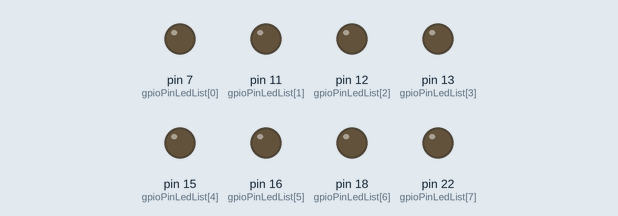
A program run on a simulated Raspberry Pi (header pin numbers). Shown: output pins drawn as LEDs (lit = HIGH). Files the program writes start out absent.

Above: at 0.02 s.
At 0.37 s:
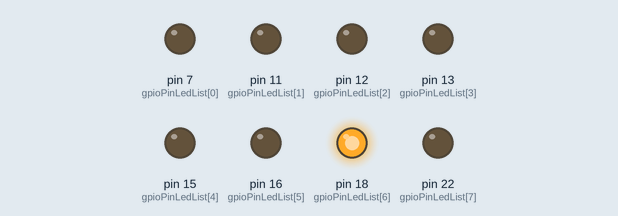
At 0.77 s:
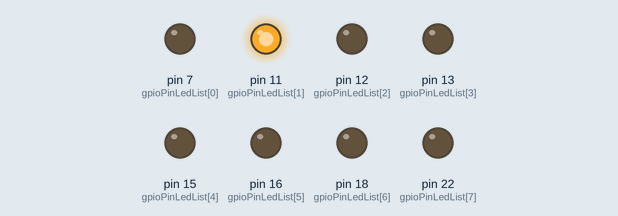
At 1.65 s:
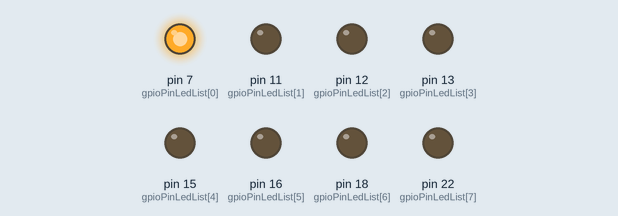
At 2.22 s:
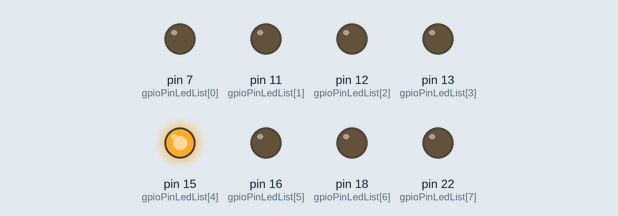
At 2.85 s:
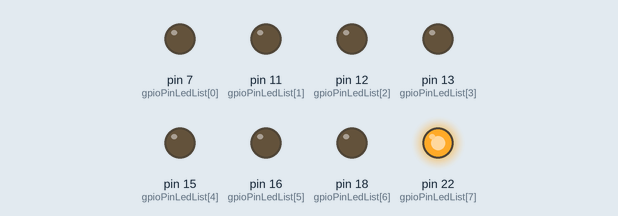
Timing chart, 0 to 3.1 s (numbered marks = the images above):
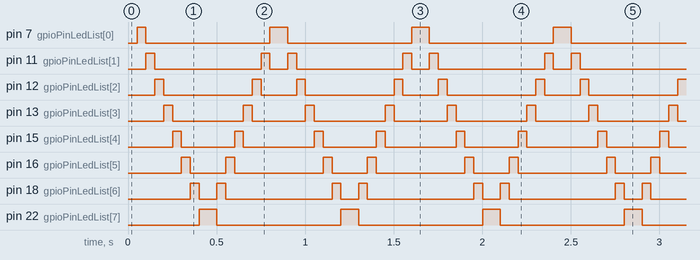

The program:

main.py
```python
#!/usr/bin/python
import RPi.GPIO as GPIO
import time
import array
import os
import signal

### Functions definition

# Called on process interruption. Set all pins to "Input" default mode.
def endProcess(signalnum = None, handler = None):
    GPIO.cleanup()
    exit(0)

# Put pins to out mode, and switch off LED.
def switchOffLeds():
    for gpioPinLed in gpioPinLedList:
        GPIO.setup(gpioPinLed, GPIO.OUT)
        GPIO.output(gpioPinLed, GPIO.LOW)


### Main part

# Get current pid
pid = os.getpid()

# Save current pid for later use
try:
    fhandle = open('/var/run/raspiledchaser.pid', 'w')
except IOError:
    print ("Unable to write /var/run/raspiledchaser.pid")
    exit(1)
fhandle.write(str(pid))
fhandle.close()

gpioPinLedList = [7, 11, 12, 13, 15, 16, 18, 22]
sleeptime = 0.05

# Prepare handlers for process exit
signal.signal(signal.SIGTERM, endProcess)
signal.signal(signal.SIGINT, endProcess)

# Use Raspberry Pi board pin numbers
GPIO.setmode(GPIO.BOARD)

# Init output pins
switchOffLeds()

while True:

    # Alternatively light on LED
    loop = 0
    while loop < 8:
        time.sleep(sleeptime)
        if loop == 0:
            GPIO.output(gpioPinLedList[loop], GPIO.HIGH)
        else:
            GPIO.output(gpioPinLedList[loop], GPIO.HIGH)
            GPIO.output(gpioPinLedList[loop-1], GPIO.LOW)
        loop += 1

    loop = 7
    while loop > -1:
        time.sleep(sleeptime)
        if loop == 7:
            GPIO.output(gpioPinLedList[loop], GPIO.HIGH)
        else:
            GPIO.output(gpioPinLedList[loop], GPIO.HIGH)
            GPIO.output(gpioPinLedList[loop+1], GPIO.LOW)
        loop -= 1
```

Measured:
- by itself, pin 7 (gpioPinLedList[0]), pin 22 (gpioPinLedList[7]): alternates HIGH for 0.10 s and LOW for 0.70 s
- by itself, pin 11 (gpioPinLedList[1]): repeats every 0.80 s: LOW 0.60 s, HIGH 0.05 s, LOW 0.10 s, HIGH 0.05 s
- by itself, pin 12 (gpioPinLedList[2]): repeats every 0.80 s: LOW 0.50 s, HIGH 0.05 s, LOW 0.20 s, HIGH 0.05 s
- by itself, pin 13 (gpioPinLedList[3]): repeats every 0.80 s: LOW 0.40 s, HIGH 0.05 s, LOW 0.30 s, HIGH 0.05 s
- by itself, pin 15 (gpioPinLedList[4]): repeats every 0.80 s: LOW 0.30 s, HIGH 0.05 s, LOW 0.40 s, HIGH 0.05 s
- by itself, pin 16 (gpioPinLedList[5]): repeats every 0.80 s: LOW 0.20 s, HIGH 0.05 s, LOW 0.50 s, HIGH 0.05 s
- by itself, pin 18 (gpioPinLedList[6]): repeats every 0.80 s: LOW 0.10 s, HIGH 0.05 s, LOW 0.60 s, HIGH 0.05 s
